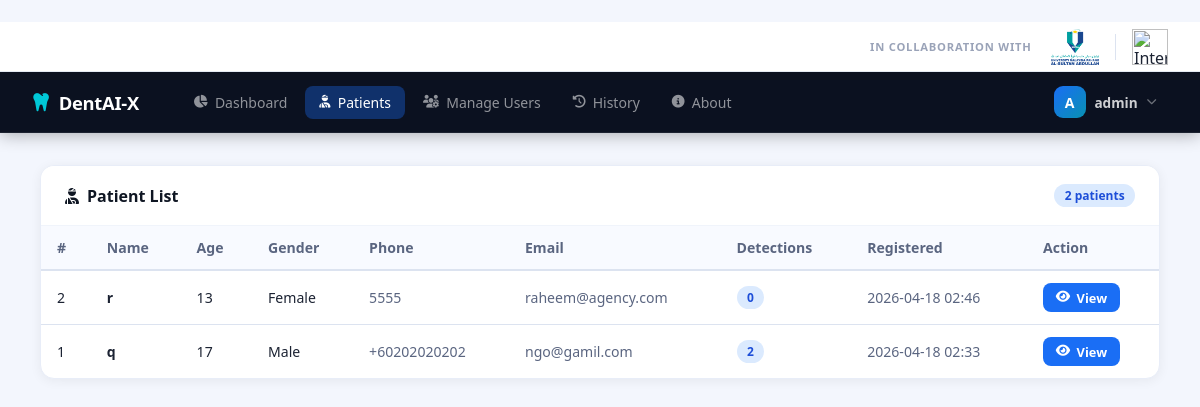
Page /dentist/patients (signed in) on the committed database.
### dental-detection/app_utils/models.py (models this page shows, shortened)
class User(UserMixin, db.Model):
    __tablename__ = "users"
    id            = db.Column(db.Integer, primary_key=True)
    username      = db.Column(db.String(80),  unique=True, nullable=False)
    email         = db.Column(db.String(120), unique=True, nullable=False)
    password_hash = db.Column(db.String(256), nullable=False)
    role          = db.Column(db.String(20),  nullable=False, default="dentist")  # admin | dentist
    is_active     = db.Column(db.Boolean, default=True)
    reset_token   = db.Column(db.String(100), nullable=True)
    avatar        = db.Column(db.String(200), nullable=True)   # relative path under static/
    created_at    = db.Column(db.DateTime, default=datetime.utcnow)
    detections    = db.relationship("Detection", backref="dentist", lazy=True,
                                    foreign_keys="Detection.dentist_id")
    patients_created = db.relationship("Patient", backref="created_by_user", lazy=True)

class Patient(db.Model):
    __tablename__ = "patients"
    id           = db.Column(db.Integer, primary_key=True)
    name         = db.Column(db.String(120), nullable=False)
    dob          = db.Column(db.String(20),  nullable=True)
    gender       = db.Column(db.String(10),  nullable=True)
    phone        = db.Column(db.String(30),  nullable=True)
    email        = db.Column(db.String(120), nullable=True)
    ic_number    = db.Column(db.String(50),  nullable=True)
    notes        = db.Column(db.Text,        nullable=True)
    created_by   = db.Column(db.Integer, db.ForeignKey("users.id"), nullable=True)
    created_at   = db.Column(db.DateTime, default=datetime.utcnow)
    detections   = db.relationship("Detection", backref="patient", lazy=True,
                                   cascade="all, delete-orphan")
    def age(self):
        if not self.dob:
            return "N/A"
        try:
            birth = datetime.strptime(self.dob, "%Y-%m-%d")
            today = datetime.today()
            return today.year - birth.year - ((today.month, today.day) < (birth.month, birth.day))
        except Exception:
            return "N/A"

### dental-detection/app.py (the view)
@app.route("/dentist/patients")
@login_required
@dentist_required
def dentist_patients():
    patients = Patient.query.order_by(Patient.created_at.desc()).all()
    return render_template("dentist/patients.html", patients=patients)

### dental-detection/app.py (called while the page is built)
@app.template_filter("myt")
def myt_filter(dt, fmt="%Y-%m-%d %H:%M"):
    if not dt:
        return "—"
    return (dt + _td(hours=8)).strftime(fmt)

@login_manager.user_loader
def load_user(user_id):
    return db.session.get(User, int(user_id))

def dentist_required(f):
    @wraps(f)
    def decorated(*args, **kwargs):
        if not current_user.is_authenticated or current_user.role not in ("admin", "dentist"):
            abort(403)
        return f(*args, **kwargs)
    return decorated

### dental-detection/templates/dentist/patients.html (shortened to what this page needs)
﻿{% extends "base.html" %}
{% block content %}
<div class="card">
  <div class="card-header">
    <h2><i class="fa-solid fa-user-injured"></i> Patient List</h2>
    <span class="badge badge-blue">{{ patients|length }} patient{{ 's' if patients|length != 1 }}</span>
  </div>
  <div class="table-wrap">
    <table class="data-table">
      <thead>
        <tr><th>#</th><th>Name</th><th>Age</th><th>Gender</th><th>Phone</th><th>Email</th><th>Detections</th><th>Registered</th><th>Action</th></tr>
      </thead>
      <tbody>
        {% for p in patients %}
        <tr>
          <td>{{ p.id }}</td>
          <td><strong>{{ p.name }}</strong></td>
          <td>{{ p.age() or ' - ' }}</td>
          <td>{{ p.gender or ' - ' }}</td>
          <td class="text-muted">{{ p.phone or ' - ' }}</td>
          <td class="text-muted">{{ p.email or ' - ' }}</td>
          <td><span class="badge badge-blue">{{ p.detections|length }}</span></td>
          <td class="text-muted" style="white-space:nowrap">{{ p.created_at | myt }}</td>
          <td>
            <a href="{{ url_for('dentist_patient_detail', pid=p.id) }}" class="btn btn-sm btn-primary">
              <i class="fa-solid fa-eye"></i> View
            </a>
          </td>
        </tr>
        {% else %}
        <tr><td colspan="8" class="empty-row">No patients found.</td></tr>
        {% endfor %}
      </tbody>
    </table>
  </div>
</div>
{% endblock %}

### dental-detection/templates/base.html (shortened to what this page needs)
﻿<!DOCTYPE html>
<html lang="en">
<head>
  <link rel="stylesheet" href="{{ url_for('static', filename='css/style.css') }}"/>
  <link rel="stylesheet" href="https://cdnjs.cloudflare.com/ajax/libs/font-awesome/6.5.0/css/all.min.css"/>
</head>
<body class="app-layout">
<div class="co-brand-bar">
  <span class="cbr-label">In Collaboration with</span>
  <div class="cbr-logos">
    <img src="{{ url_for('static', filename='images/UMPSA.png') }}" alt="Universiti Malaysia Pahang Al-Sultan Abdullah" class="cbr-logo" title="Universiti Malaysia Pahang Al-Sultan Abdullah"/>
    <img src="{{ url_for('static', filename='images/IIUM.png') }}" alt="International Islamic University Malaysia" class="cbr-logo" title="International Islamic University Malaysia"/>
  </div>
</div>
<header class="topnav" id="topnav">
  <div class="topnav-inner">
    <a href="{{ url_for('dashboard') }}" class="tnav-logo">
      <i class="fa-solid fa-tooth"></i>
      <span>DentAI-X</span>
    </a>
    <nav class="tnav-links" id="tnavLinks">
      {% if current_user.role == 'admin' %}
        <a href="{{ url_for('admin_dashboard') }}" class="tnav-item {% if request.endpoint == 'admin_dashboard' %}active{% endif %}">
          <i class="fa-solid fa-chart-pie"></i> Dashboard
        </a>
        <a href="{{ url_for('admin_patients') }}" class="tnav-item {% if 'patient' in request.endpoint %}active{% endif %}">
          <i class="fa-solid fa-user-injured"></i> Patients
        </a>
        <a href="{{ url_for('admin_users') }}" class="tnav-item {% if 'user' in request.endpoint and request.endpoint != 'profile' %}active{% endif %}">
          <i class="fa-solid fa-users-gear"></i> Manage Users
        </a>
        <a href="{{ url_for('admin_history') }}" class="tnav-item {% if 'history' in request.endpoint or 'detection_detail' in request.endpoint %}active{% endif %}">
          <i class="fa-solid fa-clock-rotate-left"></i> History
        </a>
      {% endif %}
      <a href="{{ url_for('about') }}" class="tnav-item {% if request.endpoint == 'about' %}active{% endif %}">
        <i class="fa-solid fa-circle-info"></i> About
      </a>
    </nav>
    <div class="tnav-right">
      <div class="tnav-user" id="userMenuBtn" onclick="toggleUserMenu()">
        {% if current_user.avatar %}
          <img src="{{ url_for('static', filename=current_user.avatar) }}" class="tnav-avatar-img" alt="avatar"/>
        {% else %}
          <div class="tnav-avatar-letter">{{ current_user.username[0]|upper }}</div>
        {% endif %}
        <span class="tnav-username">{{ current_user.username }}</span>
        <i class="fa-solid fa-chevron-down tnav-caret"></i>
      </div>
    </div>
  </div>
</header>
<main class="page-wrap">
  <div class="page-content">
    {% block content %}{% endblock %}
  </div>
</main>
</body>
</html>

### dental-detection/static/css/style.css (style rules this page uses)
*, *::before, *::after { box-sizing: border-box; margin: 0; padding: 0; }
:root { --primary: #1a6ef5; --primary-d: #1255c4; --accent: #00c8d7; --bg: #f0f4fb; --card-bg: #ffffff; --sidebar-bg: #0f1623; --sidebar-w: 240px; --text: #1c2333; --text-sub: #5a6580; --border: #dce3f0; --success: #17b26a; --warning: #f59e0b; --danger: #ef4444; --purple: #7c3aed; --teal: #0891b2; --radius: 12px; --shadow: 0 2px 16px rgba(26,110,245,.10); --trans: .2s ease; }
body { font-family: 'Segoe UI', system-ui, -apple-system, sans-serif; background: var(--bg); color: var(--text); min-height: 100vh; }
a { text-decoration: none; color: var(--primary); }
.app-layout { display: flex; flex-direction: column; min-height: 100vh; background: #f3f6fd; }
.topnav { background: #0b1120; position: sticky; top: 0; z-index: 300; border-bottom: 1px solid rgba(255,255,255,.07); box-shadow: 0 2px 16px rgba(0,0,0,.3); }
.topnav-inner { max-width: 1400px; margin: 0 auto; padding: 0 2rem; display: flex; align-items: center; gap: 1rem; height: 60px; }
.tnav-logo { display: flex; align-items: center; gap: .55rem; color: #fff; font-size: 1.15rem; font-weight: 900; letter-spacing: -.3px; flex-shrink: 0; text-decoration: none; }
.tnav-logo i { color: var(--accent); font-size: 1.3rem; }
.tnav-links { display: flex; align-items: center; gap: .2rem; flex: 1; padding-left: 1.5rem; }
.tnav-item { display: inline-flex; align-items: center; gap: .45rem; padding: .45rem .9rem; border-radius: 8px; color: rgba(255,255,255,.55); font-size: .875rem; font-weight: 500; transition: var(--trans); white-space: nowrap; text-decoration: none; }
.tnav-item i { font-size: .8rem; }
.tnav-item.active { color: #fff; background: rgba(26,110,245,.35); }
.tnav-right { position: relative; flex-shrink: 0; }
.tnav-user { display: flex; align-items: center; gap: .55rem; cursor: pointer; padding: .35rem .7rem; border-radius: 9px; transition: var(--trans); }
.tnav-avatar-letter { width: 32px; height: 32px; border-radius: 9px; flex-shrink: 0; background: linear-gradient(135deg, var(--primary), var(--teal)); color: #fff; display: flex; align-items: center; justify-content: center; font-weight: 800; font-size: .88rem; }
.tnav-username { color: rgba(255,255,255,.8); font-size: .85rem; font-weight: 600; }
.tnav-caret { color: rgba(255,255,255,.4); font-size: .65rem; transition: var(--trans); }
.co-brand-bar { background: #fff; border-bottom: 1px solid #e4eaf4; padding: .42rem 2rem; display: flex; align-items: center; justify-content: flex-end; gap: 1.2rem; z-index: 301; }
.cbr-label { font-size: .7rem; font-weight: 700; text-transform: uppercase; letter-spacing: .07em; color: #9aa3b8; }
.cbr-logos { display: flex; align-items: center; gap: 1rem; }
.cbr-logo { height: 36px; object-fit: contain; transition: opacity .2s; }
.page-wrap { flex: 1; }
.page-content { max-width: 1280px; width: 100%; margin: 0 auto; padding: 2rem 2.5rem; }
.card { background: #fff; border-radius: 14px; box-shadow: 0 2px 12px rgba(0,0,0,.06); border: 1px solid #e8edf8; overflow: hidden; }
.card-header { display: flex; align-items: center; justify-content: space-between; padding: 1.1rem 1.5rem; border-bottom: 1px solid #f0f4fb; gap: .8rem; flex-wrap: wrap; background: #fff; }
.card-header h2 { font-size: 1rem; font-weight: 700; display: flex; align-items: center; gap: .5rem; margin: 0; color: #0f1623; }
.badge { display: inline-flex; align-items: center; padding: .2rem .65rem; border-radius: 20px; font-size: .75rem; font-weight: 600; }
.badge-blue { background: #dbeafe; color: #1d4ed8; }
.table-wrap { overflow-x: auto; }
.data-table { width: 100%; border-collapse: collapse; font-size: .88rem; }
.data-table th { background: #f8faff; font-weight: 600; text-align: left; padding: .75rem 1rem; color: var(--text-sub); border-bottom: 2px solid var(--border); white-space: nowrap; }
.data-table td { padding: .75rem 1rem; border-bottom: 1px solid var(--border); vertical-align: middle; }
.data-table tbody tr:last-child td { border-bottom: none; }
.text-muted { color: var(--text-sub); }
.btn { display: inline-flex; align-items: center; gap: .4rem; padding: .55rem 1.2rem; border-radius: 8px; font-size: .88rem; font-weight: 600; cursor: pointer; border: none; transition: var(--trans); white-space: nowrap; }
.btn-primary { background: var(--primary); color: #fff; }
.btn-sm { padding: .35rem .8rem; font-size: .8rem; }

### rows in the picture
User: username "A", username "admin"
Patient: id "2", name "r", dob "13", gender "Female", phone "5555", email "raheem@agency.com", detections|length "0", created_at|myt "2026-04-18 02:46"
Patient: id "1", name "q", dob "17", gender "Male", phone "+60202020202", email "ngo@gamil.com", detections|length "2", created_at|myt "2026-04-18 02:33"

### other values in the picture
{{ patients|length }} "2"
{{ 's' if patients|length != 1 }} "s"
